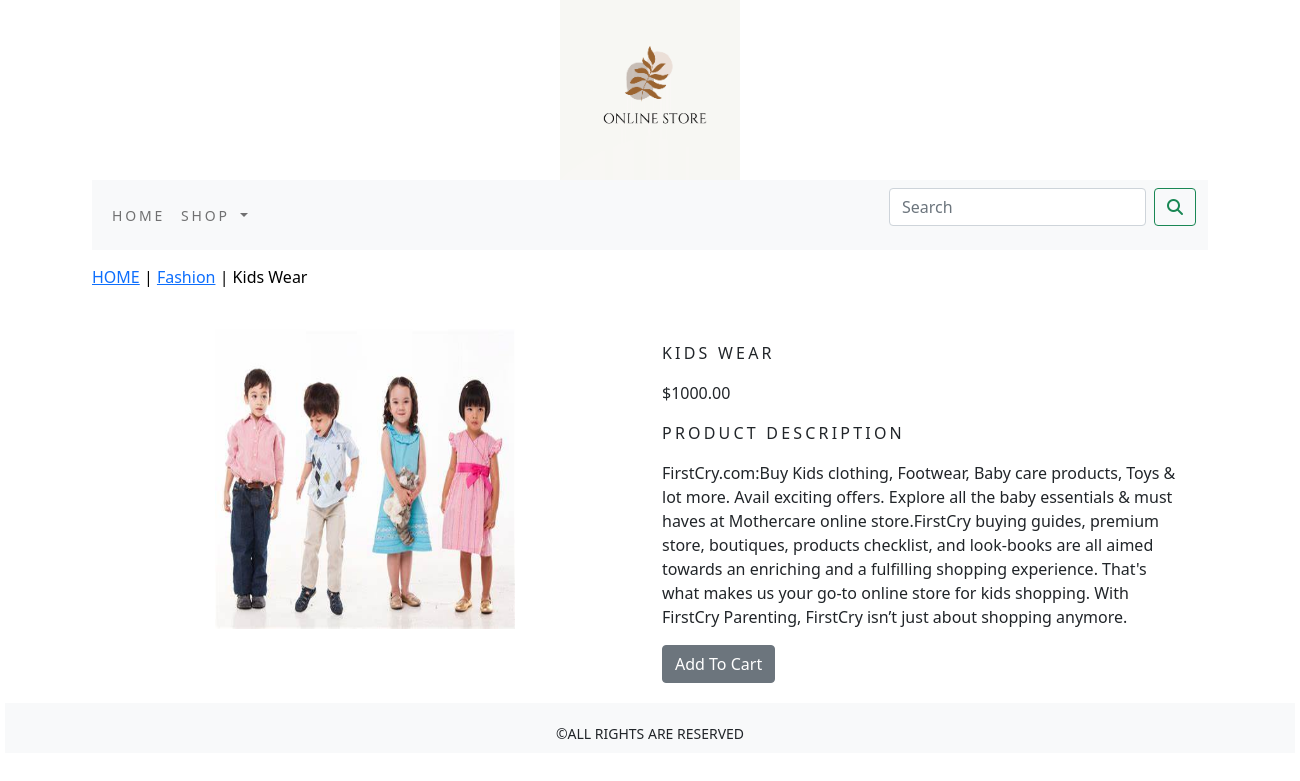
Screenshot of /shop/fashion/kids-wear/ with the database file from the repository.
### shop/models.py (models this page shows, shortened)
class Product(models.Model):
    name=models.CharField(max_length=250,unique=True)
    slug=models.SlugField(max_length=250, unique=True)
    description=models.TextField(blank=True)
    price=models.DecimalField(max_digits=10,decimal_places=2)
    category=models.ForeignKey(Category,on_delete=models.CASCADE)
    image=models.ImageField(upload_to='product',blank=True)
    stock=models.IntegerField()
    available=models.BooleanField(default=True)
    created=models.DateTimeField(auto_now_add=True)
    updated=models.DateTimeField(auto_now=True)
    class Meta:
        ordering=('name',)
        verbose_name='product'
        verbose_name_plural='products'

class Category(models.Model):
    name=models.CharField(max_length=250,unique=True)
    slug=models.SlugField(max_length=250, unique=True)
    description=models.TextField(blank=True)
    image=models.ImageField(upload_to='category',blank=True)
    class Meta:
        ordering=('name',)
        verbose_name='category'
        verbose_name_plural='categories'
    def get_url(self):
       return reverse('shop:product_by_category',args=[self.slug])
    def __str__(self):
        return '{}'.format(self.name)

### shop/views.py (the view)
# urls.py: path('<slug:c_slug>/<slug:product_slug>/',views.proDetail,name='prodCatdetail'),
def proDetail(request,c_slug,product_slug):
    try:
        product=Product.objects.get(category__slug=c_slug,slug=product_slug)
    except Exception as e:
        raise e
    return render(request,'product.html',{'product':product})

### cart/context_processors.py (called while the page is built)
def counter(request):
    item_count=0
    if 'admin' in request.path:
        return {}
    else:
        try:
            cart=Cart.objects.filter(cart_id=_cart_id(request))
            car_items=CartItem.objects.all().filter(cart=cart[:1])
            for cart_item in car_items:
                item_count += cart_item.quantity
        except Cart.DoesNotExist:
            item_count=0
        return dict(item_count=item_count)

### cart/views.py (called while the page is built)
def _cart_id(request):
    cart=request.session.session_key
    if not cart:
        cart=request.session.create()
    return cart

### shop/context_processors.py (called while the page is built)
def menu_links(request):
    links=Category.objects.all()
    return dict(links=links)

### templates/product.html (shortened to what this page needs)
{% extends 'base.html' %}
{% load static %}
{% block content %}
<div class="row my_prod_row_class">
    <div class="mx_auto">
        <p><a href="{% url 'shop:allProdCat' %}">HOME</a> | <a href="{{product.category.get_url}}">{{product.category}}</a> | {{product.name}}</p>
    </div>
<div class="container">
    <br>
<div class="row">
    <div class="col-12 col-sm-12 col-md-12 col-lg-6 text-center" >
        <div>
              <img src="{{product.image.url}}" alt="{{product.name}}" style="width:300px; height:300px;" >
        </div>
     </div>
         <div class="col-12 col-sm-12 col-md-12 col-lg-6 ">
                    <h1 class="my_prod_tittle">{{product.name}}</h1>
                    <p>${{product.price}}</p>
                     <p class="my_tittle">Product Description</p>
                     <p class="text-justify my_prod_text">{{product.description}}</p>
                     {% if product.stock <= 0 %}
                            <p class="text-justify my_prod_text"><b>Out Of Stock</b></p>
                     {% else %}
                           <a class="btn btn-secondary" href="{% url 'cart:add_cart' product.id %}">Add To Cart</a>
                     {% endif %}
          </div>
</div>
     </div>
</div>
{% endblock %}

### static/css/custom.css (style rules this page uses)
body { font-family: 'Roboto', sans-serif; }
.my_tittle { font-size:16px; text-transform:uppercase; letter-spacing:.2em; }
.my_prod_row_class { padding-top:15px; padding-bottom:20px; }
.my_prod_row_class .mx_auto { color:#000; font-size:16px; text-decoration:none; }
.my_prod_tittle { font-size:16px; text-transform:uppercase; letter-spacing:.2em; padding-top:15px; padding-bottom:10px; }
.my_prod_text { padding-right:20px; }

### rows the page displays
Product: category "Fashion", name "Kids Wear", image (picture), name "KIDS WEAR", price "1000.00", description "FirstCry.com:Buy Kids clothing, Footwear, Baby care products, Toys & lot more. Avail exciting offers. Explore all the baby essentials & must haves at Mothercare online store.FirstCry buying guides, premium store, boutiques, products checklist, and look-books are all aimed towards an enriching and a fulfilling shopping experience. That's what makes us your go-to online store for kids shopping. With FirstCry Parenting, FirstCry isn’t just about shopping anymore."
